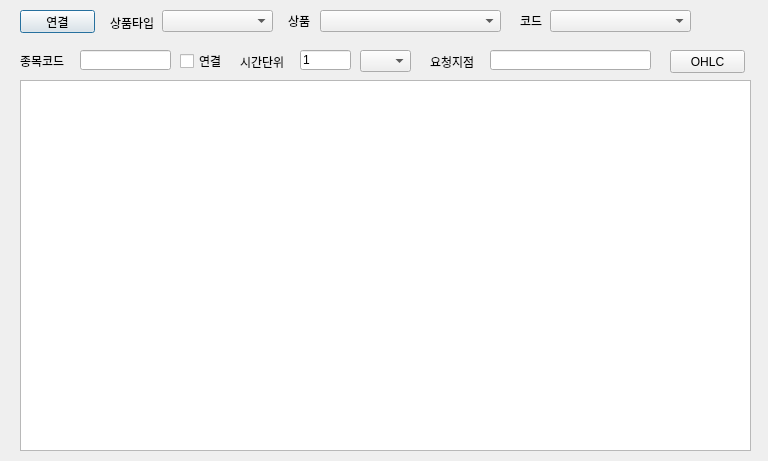
<?xml version="1.0" encoding="UTF-8"?>
<ui version="4.0">
 <class>Dialog</class>
 <widget class="QDialog" name="Dialog">
  <property name="geometry">
   <rect>
    <x>0</x>
    <y>0</y>
    <width>768</width>
    <height>461</height>
   </rect>
  </property>
  <property name="windowTitle">
   <string>Hero</string>
  </property>
  <widget class="QPushButton" name="btConnect">
   <property name="geometry">
    <rect>
     <x>20</x>
     <y>10</y>
     <width>75</width>
     <height>23</height>
    </rect>
   </property>
   <property name="text">
    <string>연결</string>
   </property>
  </widget>
  <widget class="QLineEdit" name="edCode">
   <property name="geometry">
    <rect>
     <x>80</x>
     <y>50</y>
     <width>91</width>
     <height>20</height>
    </rect>
   </property>
   <property name="text">
    <string/>
   </property>
  </widget>
  <widget class="QLabel" name="label">
   <property name="geometry">
    <rect>
     <x>20</x>
     <y>50</y>
     <width>56</width>
     <height>21</height>
    </rect>
   </property>
   <property name="text">
    <string>종목코드</string>
   </property>
  </widget>
  <widget class="QPushButton" name="btOhlc">
   <property name="geometry">
    <rect>
     <x>670</x>
     <y>50</y>
     <width>75</width>
     <height>23</height>
    </rect>
   </property>
   <property name="text">
    <string>OHLC</string>
   </property>
  </widget>
  <widget class="QTableView" name="tblOhlc">
   <property name="geometry">
    <rect>
     <x>20</x>
     <y>80</y>
     <width>731</width>
     <height>371</height>
    </rect>
   </property>
  </widget>
  <widget class="QLabel" name="label_2">
   <property name="geometry">
    <rect>
     <x>240</x>
     <y>52</y>
     <width>56</width>
     <height>20</height>
    </rect>
   </property>
   <property name="text">
    <string>시간단위</string>
   </property>
  </widget>
  <widget class="QLineEdit" name="edTime">
   <property name="geometry">
    <rect>
     <x>300</x>
     <y>50</y>
     <width>51</width>
     <height>20</height>
    </rect>
   </property>
   <property name="text">
    <string>1</string>
   </property>
  </widget>
  <widget class="QLabel" name="label_3">
   <property name="geometry">
    <rect>
     <x>430</x>
     <y>56</y>
     <width>56</width>
     <height>12</height>
    </rect>
   </property>
   <property name="text">
    <string>요청지점</string>
   </property>
  </widget>
  <widget class="QLineEdit" name="edNext">
   <property name="geometry">
    <rect>
     <x>490</x>
     <y>50</y>
     <width>161</width>
     <height>20</height>
    </rect>
   </property>
  </widget>
  <widget class="QComboBox" name="cbItems">
   <property name="geometry">
    <rect>
     <x>320</x>
     <y>10</y>
     <width>181</width>
     <height>22</height>
    </rect>
   </property>
  </widget>
  <widget class="QLabel" name="label_4">
   <property name="geometry">
    <rect>
     <x>288</x>
     <y>13</y>
     <width>31</width>
     <height>16</height>
    </rect>
   </property>
   <property name="text">
    <string>상품</string>
   </property>
  </widget>
  <widget class="QComboBox" name="cbCodes">
   <property name="geometry">
    <rect>
     <x>550</x>
     <y>10</y>
     <width>141</width>
     <height>22</height>
    </rect>
   </property>
  </widget>
  <widget class="QLabel" name="label_5">
   <property name="geometry">
    <rect>
     <x>520</x>
     <y>13</y>
     <width>31</width>
     <height>16</height>
    </rect>
   </property>
   <property name="text">
    <string>코드</string>
   </property>
  </widget>
  <widget class="QComboBox" name="cbItemTypes">
   <property name="geometry">
    <rect>
     <x>162</x>
     <y>10</y>
     <width>111</width>
     <height>22</height>
    </rect>
   </property>
  </widget>
  <widget class="QLabel" name="label_6">
   <property name="geometry">
    <rect>
     <x>110</x>
     <y>13</y>
     <width>51</width>
     <height>20</height>
    </rect>
   </property>
   <property name="text">
    <string>상품타입</string>
   </property>
  </widget>
  <widget class="QComboBox" name="cbUnit">
   <property name="geometry">
    <rect>
     <x>360</x>
     <y>50</y>
     <width>51</width>
     <height>22</height>
    </rect>
   </property>
  </widget>
  <widget class="QCheckBox" name="ckConjunction">
   <property name="geometry">
    <rect>
     <x>180</x>
     <y>53</y>
     <width>41</width>
     <height>16</height>
    </rect>
   </property>
   <property name="text">
    <string>연결</string>
   </property>
  </widget>
 </widget>
 <tabstops>
  <tabstop>btConnect</tabstop>
  <tabstop>edCode</tabstop>
  <tabstop>edTime</tabstop>
  <tabstop>edNext</tabstop>
  <tabstop>btOhlc</tabstop>
  <tabstop>tblOhlc</tabstop>
 </tabstops>
 <resources/>
 <connections>
  <connection>
   <sender>btConnect</sender>
   <signal>clicked()</signal>
   <receiver>Dialog</receiver>
   <slot>connect_clicked()</slot>
   <hints>
    <hint type="sourcelabel">
     <x>81</x>
     <y>21</y>
    </hint>
    <hint type="destinationlabel">
     <x>156</x>
     <y>12</y>
    </hint>
   </hints>
  </connection>
  <connection>
   <sender>btOhlc</sender>
   <signal>clicked()</signal>
   <receiver>Dialog</receiver>
   <slot>ohlc_clicked()</slot>
   <hints>
    <hint type="sourcelabel">
     <x>724</x>
     <y>62</y>
    </hint>
    <hint type="destinationlabel">
     <x>332</x>
     <y>62</y>
    </hint>
   </hints>
  </connection>
  <connection>
   <sender>cbItems</sender>
   <signal>currentTextChanged(QString)</signal>
   <receiver>Dialog</receiver>
   <slot>items_text_changed()</slot>
   <hints>
    <hint type="sourcelabel">
     <x>358</x>
     <y>16</y>
    </hint>
    <hint type="destinationlabel">
     <x>550</x>
     <y>9</y>
    </hint>
   </hints>
  </connection>
  <connection>
   <sender>cbCodes</sender>
   <signal>currentTextChanged(QString)</signal>
   <receiver>Dialog</receiver>
   <slot>codes_text_changed()</slot>
   <hints>
    <hint type="sourcelabel">
     <x>600</x>
     <y>27</y>
    </hint>
    <hint type="destinationlabel">
     <x>615</x>
     <y>35</y>
    </hint>
   </hints>
  </connection>
  <connection>
   <sender>cbItemTypes</sender>
   <signal>currentIndexChanged(QString)</signal>
   <receiver>Dialog</receiver>
   <slot>item_types_text_changed()</slot>
   <hints>
    <hint type="sourcelabel">
     <x>213</x>
     <y>26</y>
    </hint>
    <hint type="destinationlabel">
     <x>297</x>
     <y>41</y>
    </hint>
   </hints>
  </connection>
  <connection>
   <sender>ckConjunction</sender>
   <signal>stateChanged(int)</signal>
   <receiver>Dialog</receiver>
   <slot>conjunction_changed()</slot>
   <hints>
    <hint type="sourcelabel">
     <x>209</x>
     <y>60</y>
    </hint>
    <hint type="destinationlabel">
     <x>233</x>
     <y>60</y>
    </hint>
   </hints>
  </connection>
  <connection>
   <sender>edCode</sender>
   <signal>textChanged(QString)</signal>
   <receiver>Dialog</receiver>
   <slot>edit_code_changed()</slot>
   <hints>
    <hint type="sourcelabel">
     <x>136</x>
     <y>61</y>
    </hint>
    <hint type="destinationlabel">
     <x>11</x>
     <y>50</y>
    </hint>
   </hints>
  </connection>
 </connections>
 <slots>
  <slot>connect_clicked()</slot>
  <slot>ohlc_clicked()</slot>
  <slot>items_text_changed()</slot>
  <slot>codes_text_changed()</slot>
  <slot>item_types_text_changed()</slot>
  <slot>conjunction_changed()</slot>
  <slot>edit_code_changed()</slot>
 </slots>
</ui>
